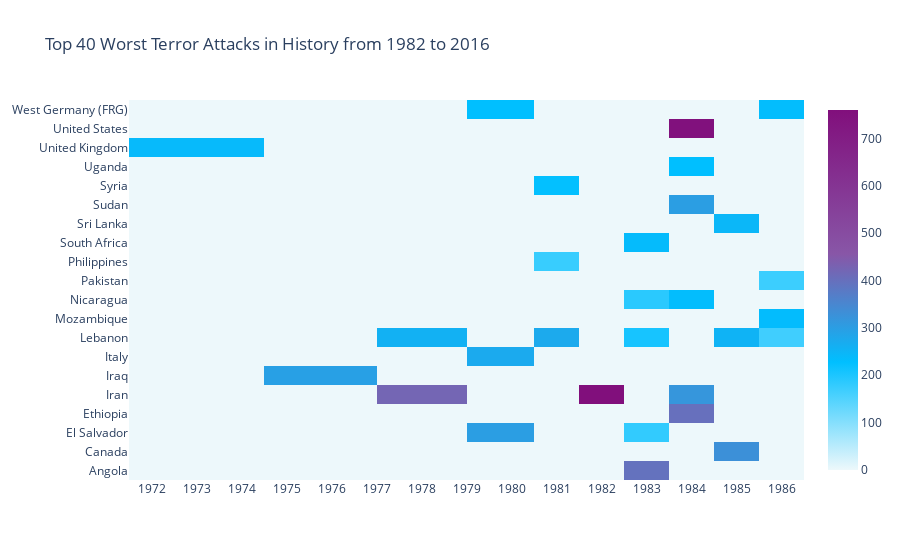

The cell this chart's notebook holds for it:
### Code cell
import plotly.offline as py
py.init_notebook_mode(connected=True)
import plotly.graph_objs as go
colorscale = [[0, '#edf8fb'], [.3, '#00BFFF'],  [.6, '#8856a7'],  [1, '#810f7c']]
heatmap = go.Heatmap(z=heat.values, x=heat.columns, y=heat.index, colorscale=colorscale)
data = [heatmap]
layout = go.Layout(
    title='Top 40 Worst Terror Attacks in History from 1982 to 2016',
    xaxis = dict(ticks='', nticks=20),
    yaxis = dict(ticks='')
)
fig = go.Figure(data=data, layout=layout)
py.iplot(fig, filename='heatmap',show_link=False)

### Figure 1 — Plotly figure (JSON) as saved in the notebook; plotly's stock layout.template omitted (floating-point values rounded to 4 significant figures; data arrays with more than 128 entries replaced by an {"elided": "..."} marker saying what was removed)
{"data": [{"colorscale": [[0, "#edf8fb"], [0.3, "#00BFFF"], [0.6, "#8856a7"], [1, "#810f7c"]], "x": [1973, 1976, 1978, 1980, 1981, 1982, 1983, 1984, 1985, 1986], "y": ["Angola", "Canada", "El Salvador", "Ethiopia", "Iran", "Iraq", "Italy", "Lebanon", "Mozambique", "Nicaragua", "Pakistan", "Philippines", "South Africa", "Sri Lanka", "Sudan", "Syria", "Uganda", "United Kingdom", "United States", "West Germany (FRG)"], "z": {"elided": "20x10 float values"}, "type": "heatmap"}], "layout": {"title": {"text": "Top 40 Worst Terror Attacks in History from 1982 to 2016"}, "xaxis": {"nticks": 20, "ticks": ""}, "yaxis": {"ticks": ""}}}
